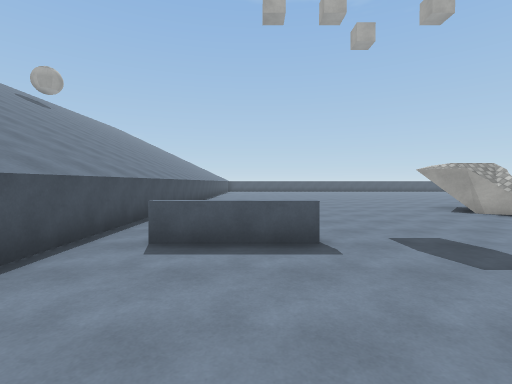
view 1 (above)

22 first-person views from a walk through a 3-D level made in the Unity game engine. The camera is 1.5 m above the floor, tilts 2° down and sees 85° across. The floor is counted in squares, 1.79 m on a side. Each view is taken from the middle of a square. On the plan, view 1 faces up. The plan holds only what a view shows up to about 10 squares ahead; the rest is blank. The place goes on beyond the plan. The player is left out. Surface patterns are stand-ins for the level's own textures.

view 2
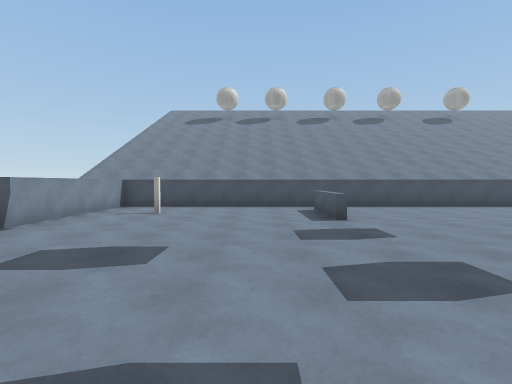

view 3
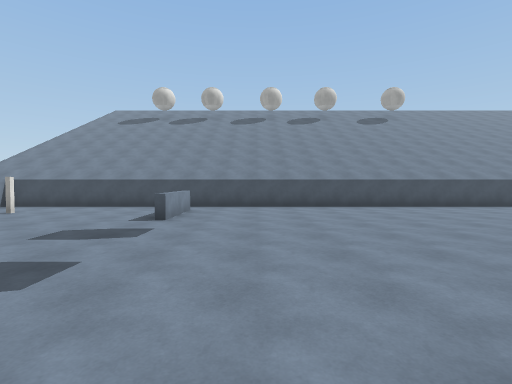

view 4
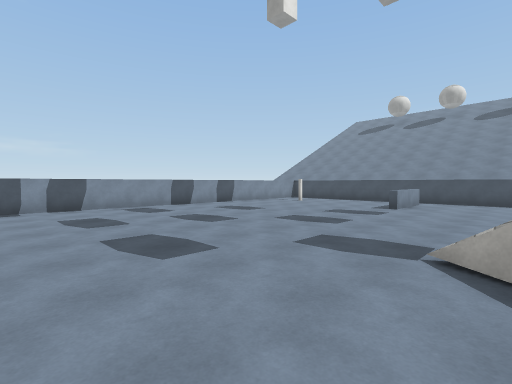

view 5
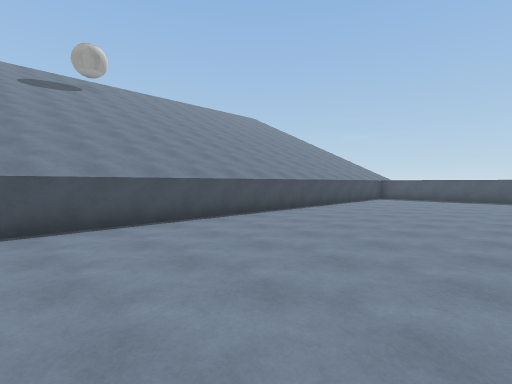

view 6
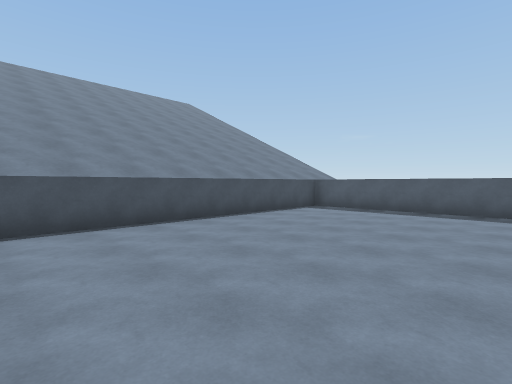

view 7
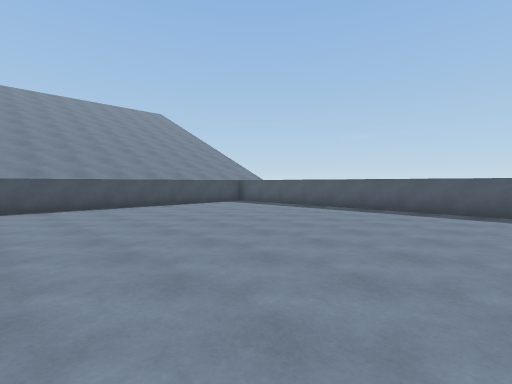

view 8
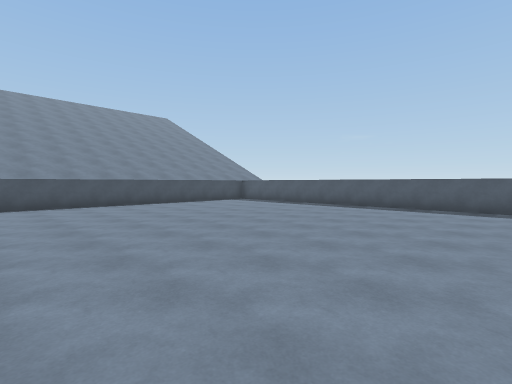

view 9
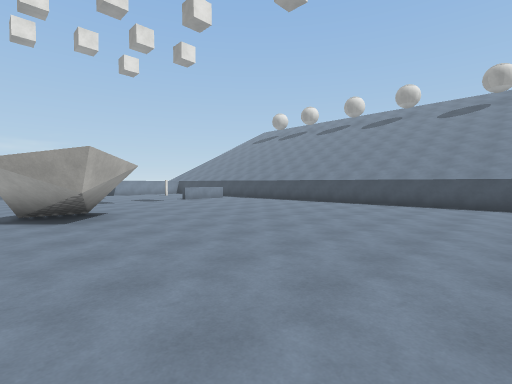

view 10
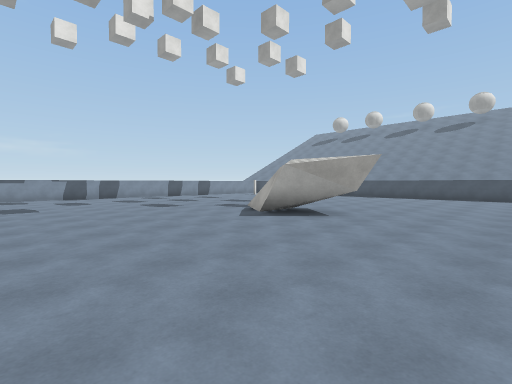

view 11
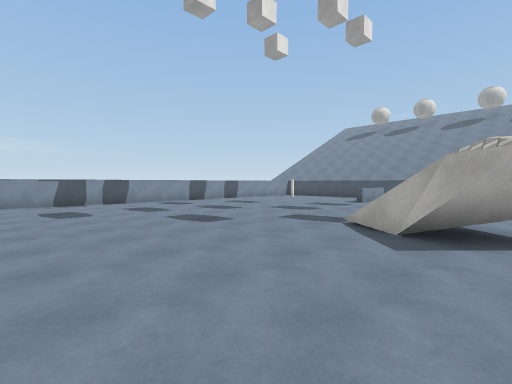

view 12
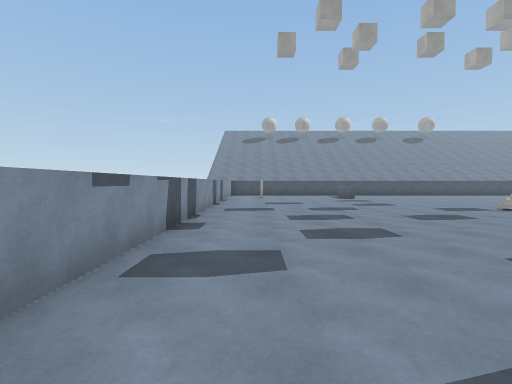

view 13
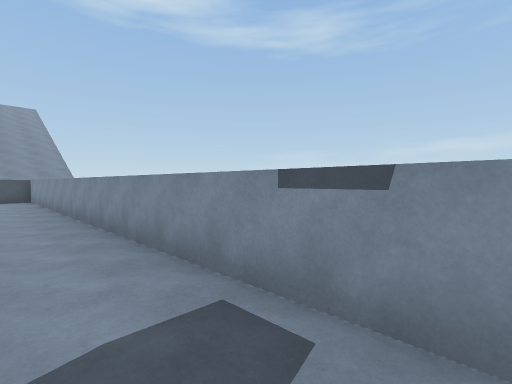

view 14
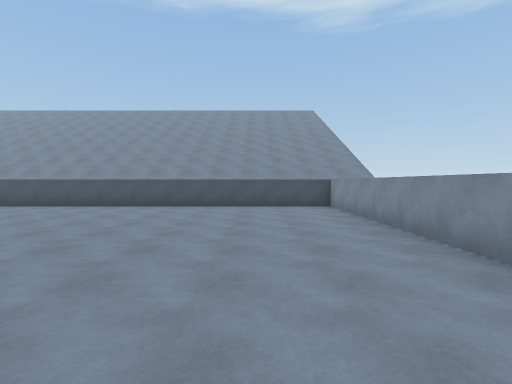

view 15
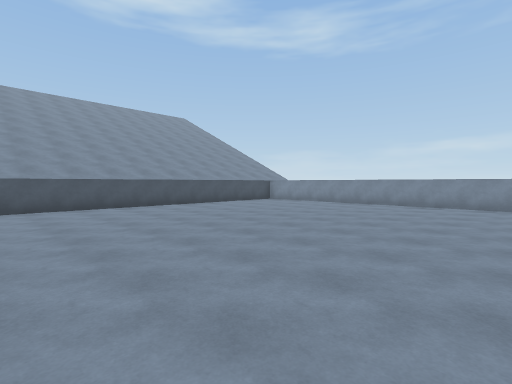

view 16
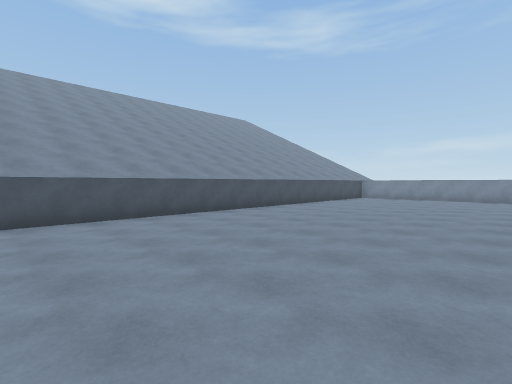

view 17
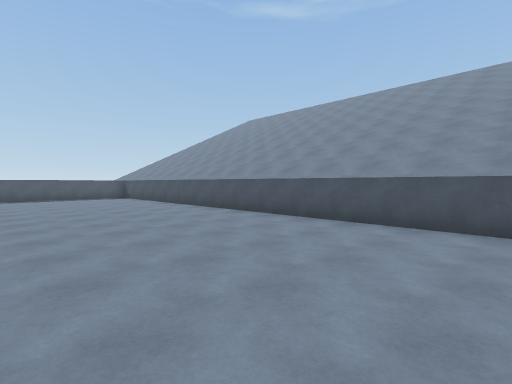

view 18
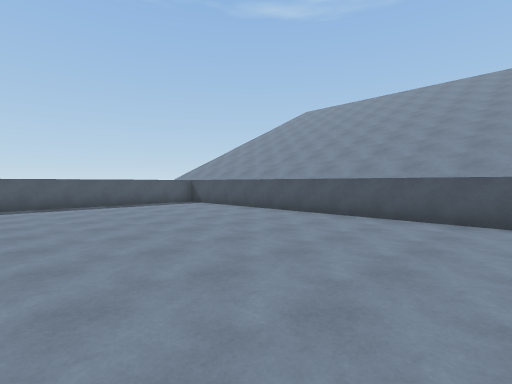

view 19
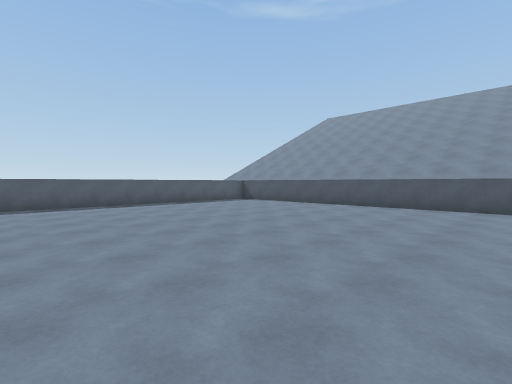

view 20
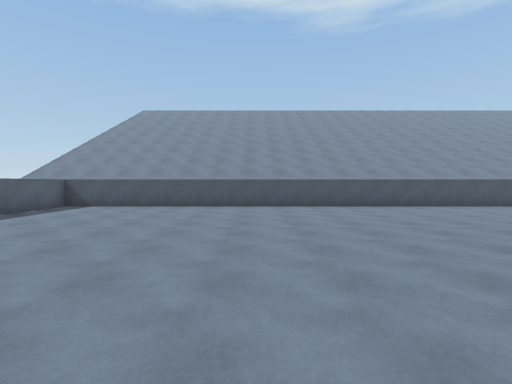

view 21
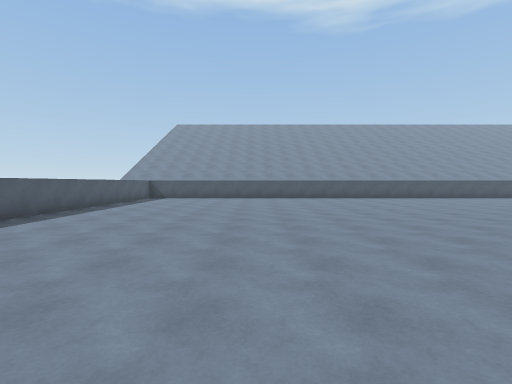

view 22
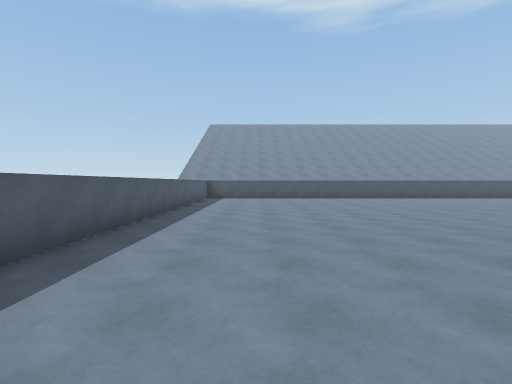

### Floor plan
Points are (right, up) in squares from view 1. A wall is a line through its corners. A room is listed if a view was taken in it or the views show most of it. See-through windows are left out.
Room 1 (views 1, 2, 3, 4, 5, 6, 7, 8, 9, 10, 11, 12, 13, 14, 15, 16, 17, 18, 19, 20, 21, 22)
walls: (8, 8.7) (7.1, 7.8); (7.2, 7.9) (6.8, 7.1); (7.3, 7.7) (6.7, 6.5); (5.9, 9.5) (6.6, 10.2) (7.4, 9.5); (6.1, 7.7) (5.3, 8.6); (6.2, 7.4) (6, 7.9); (7.6, 25.6) (-2.6, 25.6) (-2.6, -2.6) (2.1, -2.6); (5, -2.6) (25.6, -2.6) (25.6, 25.6) (13.8, 25.6)
low walls: (7.6, 8) (7.3, 7.6); (0.9, 3.8) (-1.5, 3.8); (-1.5, 4) (0.9, 4)

Positions as (right, up) in squares from view 1, and headings:
1: (0, 0), facing up
2: (7, 2), facing left
3: (7, 6), facing left
4: (10, 7), facing down-left
5: (3, 11), facing up-left
6: (3, 17), facing up-left
7: (7, 17), facing up-left
8: (8, 16), facing up-left
9: (8, 16), facing down-left
10: (13, 13), facing down-left
11: (12, 9), facing down-left
12: (15, -1), facing left
13: (11, -1), facing down-right
14: (16, 0), facing right
15: (16, 8), facing down-right
16: (19, 12), facing down-right
17: (20, 10), facing up-right
18: (19, 15), facing up-right
19: (16, 15), facing up-right
20: (16, 19), facing right
21: (11, 20), facing right
22: (11, 23), facing right
